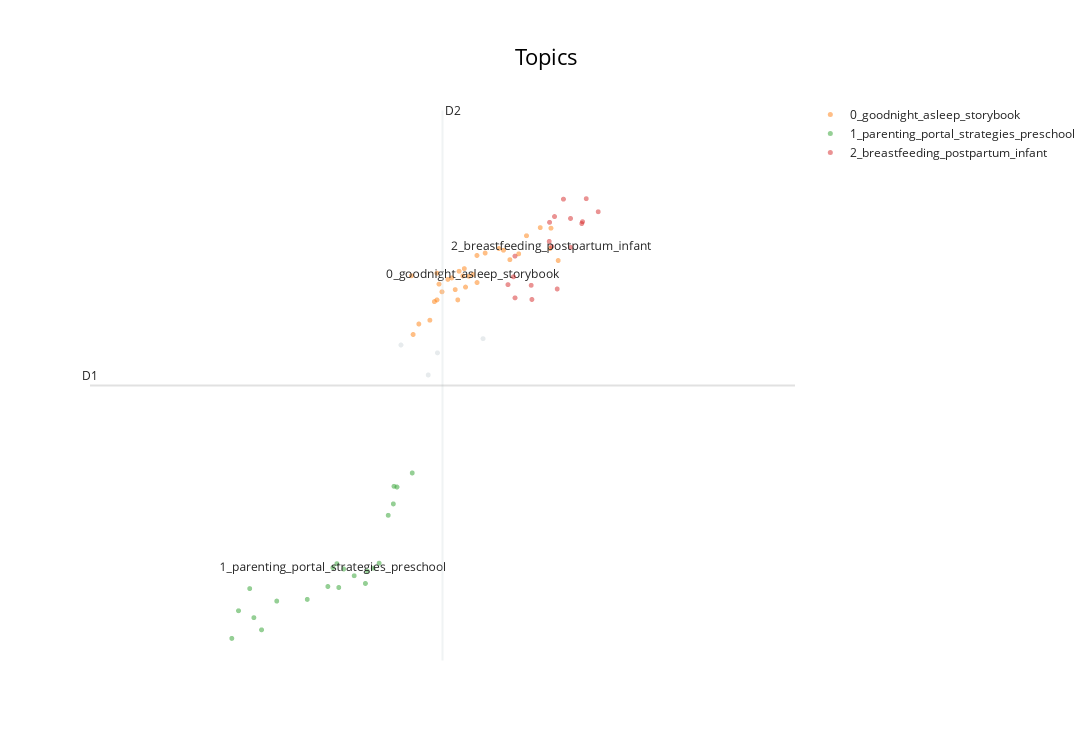

Notebook code cell kept with this figure:
### Markdown cell above
### Without hyperparameter tuning

### Code cell
# Step 1 - Extract embeddings
embedding_model = SentenceTransformer("all-MiniLM-L6-v2")

# Step 2 - Reduce dimensionality
umap_model = UMAP(
    n_neighbors=15,
    n_components=5,
    min_dist=0.0,
    metric="cosine",
    low_memory=False,
    random_state=42,
)

# Step 3 - Cluster reduced embeddings
hdbscan_model = HDBSCAN(
    min_samples=5,
    min_cluster_size=15,
    metric="euclidean",  # manhattan
    cluster_selection_method="leaf",
    prediction_data=True,
)

# Step 4 - Tokenize topics
vectorizer_model = CountVectorizer(stop_words=combined_stop_words, ngram_range=(1, 1), max_df=0.8)

# Step 5 - Create topic representation
ctfidf_model = ClassTfidfTransformer(reduce_frequent_words=True) #to reduce the impact of frequent words

# Step 6 - (Optional) Fine-tune topic representations with
# a `bertopic.representation` model
representation_model = KeyBERTInspired()
# representation_model = MaximalMarginalRelevance(diversity=0.3)

# All steps together
topic_model = BERTopic(
    embedding_model=embedding_model,  # Step 1 - Extract embeddings
    umap_model=umap_model,  # Step 2 - Reduce dimensionality
    hdbscan_model=hdbscan_model,  # Step 3 - Cluster reduced embeddings
    vectorizer_model=vectorizer_model,  # Step 4 - Tokenize topics
    ctfidf_model=ctfidf_model,  # Step 5 - Extract topic words
    representation_model=representation_model,  # Step 6 - (Optional) Fine-tune topic represenations
    # nr_topics=15,  # default is none, will auto reduce topics using HDBSCAN
)

topics, probs = topic_model.fit_transform(docs_parentHub)

result = topic_model.get_topic_info()
result.to_csv(r"bertopic program subpages\original\bertopic_programeSubPages_parentHub.csv")

top_topics = topic_model.get_topic_freq()["Topic"].tolist()
embeddings = topic_model.umap_model.embedding_
hover_data = [
    f"{title} - Topic {topic}"
    for title, topic in zip(doc_titles_parentHub, topics)
]
visualization = topic_model.visualize_documents(
    hover_data,
    reduced_embeddings=embeddings,
    topics=top_topics,
    title="Topics",
)
visualization.show()

### Figure 1 — Plotly figure (JSON) as saved in the notebook; plotly's stock layout.template omitted (floating-point values rounded to 4 significant figures)
{"data": [{"hoverinfo": "text", "hovertext": ["Parent Hub: Grandparents - Resources - Topic -1", "Parent Hub: We're Expecting - Topic -1", "Parent Hub: 0-2 Years - Resources - Topic -1", null], "marker": {"color": "#CFD8DC", "opacity": 0.5, "size": 5}, "mode": "markers+text", "name": "other", "showlegend": false, "type": "scattergl", "x": [6.328, 6.794, 6.483, 6.535], "y": [4.403, 4.466, 4.104, 4.324]}, {"hoverinfo": "text", "hovertext": ["Parent Hub: Student Health Centre, Dental Centre - Topic 0", "Parent Hub: 3-6 Years - View All - Topic 0", "Parent Hub: Teens - Topic 0", "3 - 6 Years: Good Sleep Captain Sleep - Topic 0", "Parent Hub: 7-12 Years - Building Bonds - Topic 0", "Parent Hub: 3-6 Years - Common Conditions - Topic 0", "Parent Hub: Teens - Emotional Health - Topic 0", "Parent Hub: 3-6 Years - Topic 0", "3 - 6 Years: Good Sleep Captain Sleep - Topic 0", "Parent Hub: Teens - View All - Topic 0", "Parent Hub: Recipes - Topic 0", "Parent Hub: Teens - Resources - Topic 0", "Parent Hub: 7-12 Years - Healthy at School - Topic 0", "Parent Hub: 7-12 Years - Emotional Health - Topic 0", "3 - 6 Years: Good Sleep Captain Sleep - Topic 0", "Parent Hub: 7-12 Years - View All - Topic 0", "Parent Hub: 7-12 Years - Sparkly Teeth and Eyes - Topic 0", "Parent Hub: 3-6 Years - Healthy, Active Family - Topic 0", "3 - 6 Years: Good Sleep Captain Sleep - Topic 0", "3 - 6 Years: Good Sleep Captain Sleep - Topic 0", "Parent Hub: 3-6 Years - Oral Care and Eye Care - Topic 0", "Parent Hub: 7-12 Years - Healthy Eating - Topic 0", "Parent Hub: Quizzes - How To Build Positive Self-Esteem in Your Teen - Topic 0", "Parent Hub: 3-6 Years - Safety and Hygiene - Topic 0", "Parent Hub: Quizzes - How To Keep Your Child Fit and Active - Topic 0", "Parent Hub: Quizzes - How Well Do You Know the Nutritional Information Panel (NIP)? - Topic 0", "Parent Hub: 3-6 Years - Nutrition and Healthy Eating - Topic 0", "sleep-test - Topic 0", "Parent Hub: 0-2 Years - Baby Sleep - Topic 0", "Parent Hub: 7-12 Years - Topic 0", null], "marker": {"opacity": 0.5, "size": 5}, "mode": "markers+text", "name": "0_goodnight_asleep_storybook", "text": ["", "", "", "", "", "", "", "", "", "", "", "", "", "", "", "", "", "", "", "", "", "", "", "", "", "", "", "", "", "", "0_goodnight_asleep_storybook"], "textfont": {"size": 12}, "type": "scattergl", "x": [7.221, 6.651, 6.688, 6.533, 6.885, 7.18, 6.658, 6.388, 6.636, 6.806, 6.493, 7.174, 6.76, 6.679, 6.695, 6.533, 6.997, 7.041, 6.761, 6.617, 6.947, 6.545, 6.518, 7.119, 6.43, 6.397, 6.91, 6.561, 6.714, 6.595, 6.738], "y": [5.244, 4.852, 5.164, 5.118, 5.364, 5.567, 5.138, 5.092, 4.954, 5.319, 4.649, 5.364, 5.295, 5.091, 4.98, 4.852, 5.311, 5.491, 5.025, 5.071, 5.253, 5.009, 4.835, 5.572, 4.612, 4.507, 5.347, 4.932, 5.087, 5.056, 5.105]}, {"hoverinfo": "text", "hovertext": ["Parent Hub: Child Health Booklet - Topic 1", "Parent Hub - Events: Move It - Topic 1", "Parent Hub - Events: Family Fun Time Carnival - Topic 1", "test - Topic 1", "Parent Hub - Events: Eat Right Feel Right Grandparents Edition - Topic 1", "Parent Hub: 3-6 Years - Resources - Topic 1", "Parent Hub - Events: Eat Right Feel Right - Topic 1", "Parent Hub - Events: Dear Mama, It's Okay Parent-child Workshop - Topic 1", "Parent Hub: We're Expecting - Resources - Topic 1", "Parent Hub - Events: Your Child's First Influencer - Topic 1", "Parent Hub - Depression Scale - Topic 1", "Parent Hub - Events Positive Parenting Programme - Topic 1", "Parent Hub - Events: Dear Papa, It's Okay, Parent-child Workshop - Topic 1", "Parent Hub - Events: Dear Mama, It's Okay, Parent Workshop - Topic 1", "Parent Hub: Stay Positive - Resources - Topic 1", "Parent Hub - Events: Mental Well-Being Workshops for Parents - Topic 1", "Parent Hub - Events - Topic 1", "Parent Hub - Events: Postnatal Workshop - Topic 1", "Parent Hub - Events: Into the Hawkerverse - Topic 1", "Parent Hub: 7-12 Years - Resources - Topic 1", "Parent Hub - Events: Family Fun Time - Topic 1", null], "marker": {"opacity": 0.5, "size": 5}, "mode": "markers+text", "name": "1_parenting_portal_strategies_preschool", "text": ["", "", "", "", "", "", "", "", "", "", "", "", "", "", "", "", "", "", "", "", "", "1_parenting_portal_strategies_preschool"], "textfont": {"size": 12}, "type": "scattergl", "x": [5.623, 6.003, 5.368, 6.289, 5.796, 6.285, 5.965, 6.204, 6.392, 5.537, 5.47, 6.171, 6.063, 5.913, 6.306, 5.493, 6.137, 5.975, 5.406, 6.256, 6.127, 5.942], "y": [1.85, 2.17, 1.478, 2.994, 1.867, 2.819, 2.223, 2.228, 3.127, 1.564, 1.975, 2.178, 2.103, 1.995, 2.987, 1.685, 2.149, 1.985, 1.754, 2.705, 2.026, 2.184]}, {"hoverinfo": "text", "hovertext": ["Parent Hub: We're Expecting - View All - Topic 2", "Parent Hub: 0-2 Years - Growth and Development - Topic 2", "Parent Hub: We're Expecting - Gestational Diabetes - Topic 2", "Parent Hub: Student Immunisation And Screening - Topic 2", "Parent Hub: 0-2 Years - Immunisation - Topic 2", "Parent Hub: 0-2 Years - Common Status - Topic 2", "Parent Hub: 0-2 Years - Topic 2", "Parent Hub: 0-2 Years - Immunisation - Topic 2", "Parent Hub: 0-2 Years - Baby Care - Topic 2", "Parent Hub: We're Expecting - Trimester 1 - Topic 2", "Parent Hub: 0-2 Years - Screen Time - Topic 2", "Parent Hub: 0-2 Years - Healthy Diet - Topic 2", "Parent Hub: 0-2 Years - Baby Safety - Topic 2", "Parent Hub: 0-2 Years - 1st Few Months - Topic 2", "Parent Hub: 0-2 Years - View All - Topic 2", "Parent Hub: We're Expecting - Trimester 2 - Topic 2", "Parent Hub: We're Expecting - Trimester 3 - Topic 2", null], "marker": {"opacity": 0.5, "size": 5}, "mode": "markers+text", "name": "2_breastfeeding_postpartum_infant", "text": ["", "", "", "", "", "", "", "", "", "", "", "", "", "", "", "", "", "2_breastfeeding_postpartum_infant"], "textfont": {"size": 12}, "type": "scattergl", "x": [6.976, 7.251, 7.072, 7.38, 7.359, 7.2, 6.967, 7.448, 7.355, 7.068, 7.172, 7.17, 7.291, 7.292, 6.976, 6.936, 7.215, 7.184], "y": [4.872, 5.856, 4.856, 5.861, 5.631, 5.683, 5.082, 5.73, 5.613, 4.997, 5.625, 5.435, 5.663, 5.375, 5.288, 5.004, 4.961, 5.384]}], "layout": {"annotations": [{"showarrow": false, "text": "D1", "x": 4.563, "y": 3.998, "yshift": 10}, {"showarrow": false, "text": "D2", "x": 6.564, "xshift": 10, "y": 6.74}], "height": 750, "shapes": [{"line": {"color": "#CFD8DC", "width": 2}, "type": "line", "x0": 6.564, "x1": 6.564, "y0": 1.257, "y1": 6.74}, {"line": {"color": "#9E9E9E", "width": 2}, "type": "line", "x0": 4.563, "x1": 8.566, "y0": 3.998, "y1": 3.998}], "title": {"font": {"color": "Black", "size": 22}, "text": "Topics", "x": 0.5, "xanchor": "center", "yanchor": "top"}, "width": 1200, "xaxis": {"visible": false}, "yaxis": {"visible": false}}}
